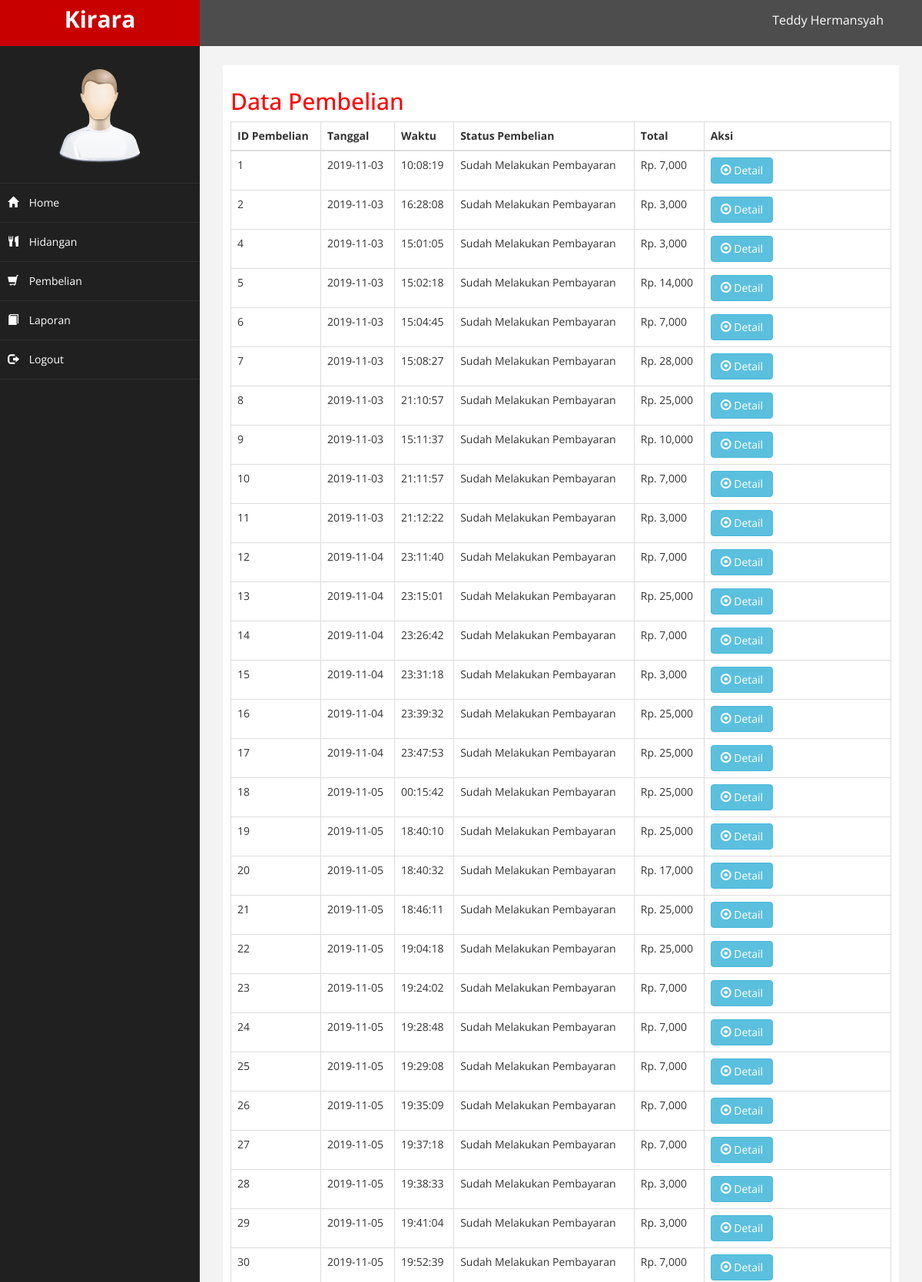
Page /admin/index.php?halaman=pembelian (signed in, upper part) on the committed database.
### tables this page shows
CREATE TABLE `pembelian` (
  `id_pembelian` int(11) NOT NULL,
  `tanggal_pembelian` date NOT NULL,
  `waktu_pembelian` time NOT NULL,
  `total_pembelian` int(11) NOT NULL,
  `status_pembelian` varchar(100) NOT NULL DEFAULT 'Proses Pembayaran'
);

### admin/pembelian.php (the view, shortened to what this page needs)
<h2>Data Pembelian</h2>
<table class="table table-bordered">
	<thead>
		<tr>
			<th>ID Pembelian</th>
			<th>Tanggal</th>
			<th>Waktu</th>
			<th>Status Pembelian</th>
			<th>Total</th>
			<th>Aksi</th>
		</tr>
	</thead>
	<tbody>
		<?php $ambil=$koneksi->query("SELECT * FROM pembelian"); ?>
		<?php while($pecah = $ambil->fetch_assoc()){ ?>
		<tr>
			<td><?php echo $pecah['id_pembelian']; ?></td>
			<td><?php echo $pecah['tanggal_pembelian']; ?></td>
			<td><?php echo $pecah['waktu_pembelian']; ?></td>
			<td><?php echo $pecah['status_pembelian']; ?></td>
			<td>Rp. <?php echo number_format($pecah['total_pembelian']); ?></td>
			<td>
				<a href="index.php?halaman=detail&id=<?php echo $pecah['id_pembelian']; ?>" class="btn btn-info"><i class="glyphicon glyphicon-record"></i> Detail</a>
			</td>
		</tr>
		<?php } ?>
	</tbody>
</table>

### admin/assets/css/custom.css (style rules this page uses)
body { font-family: 'Open Sans', sans-serif; }
h2 { color: #f00; }

### rows in the picture
pembelian: id_pembelian "1", tanggal_pembelian "2019-11-03", waktu_pembelian "10:08:19", status_pembelian "Sudah Melakukan Pembayaran", total_pembelian "7,000"
pembelian: id_pembelian "2", tanggal_pembelian "2019-11-03", waktu_pembelian "16:28:08", status_pembelian "Sudah Melakukan Pembayaran", total_pembelian "3,000"
pembelian: id_pembelian "4", tanggal_pembelian "2019-11-03", waktu_pembelian "15:01:05", status_pembelian "Sudah Melakukan Pembayaran", total_pembelian "3,000"
pembelian: id_pembelian "5", tanggal_pembelian "2019-11-03", waktu_pembelian "15:02:18", status_pembelian "Sudah Melakukan Pembayaran", total_pembelian "14,000"
pembelian: id_pembelian "6", tanggal_pembelian "2019-11-03", waktu_pembelian "15:04:45", status_pembelian "Sudah Melakukan Pembayaran", total_pembelian "7,000"
pembelian: id_pembelian "7", tanggal_pembelian "2019-11-03", waktu_pembelian "15:08:27", status_pembelian "Sudah Melakukan Pembayaran", total_pembelian "28,000"
pembelian: id_pembelian "8", tanggal_pembelian "2019-11-03", waktu_pembelian "21:10:57", status_pembelian "Sudah Melakukan Pembayaran", total_pembelian "25,000"
pembelian: id_pembelian "9", tanggal_pembelian "2019-11-03", waktu_pembelian "15:11:37", status_pembelian "Sudah Melakukan Pembayaran", total_pembelian "10,000"
pembelian: id_pembelian "10", tanggal_pembelian "2019-11-03", waktu_pembelian "21:11:57", status_pembelian "Sudah Melakukan Pembayaran", total_pembelian "7,000"
pembelian: id_pembelian "11", tanggal_pembelian "2019-11-03", waktu_pembelian "21:12:22", status_pembelian "Sudah Melakukan Pembayaran", total_pembelian "3,000"
pembelian: id_pembelian "12", tanggal_pembelian "2019-11-04", waktu_pembelian "23:11:40", status_pembelian "Sudah Melakukan Pembayaran", total_pembelian "7,000"
pembelian: id_pembelian "13", tanggal_pembelian "2019-11-04", waktu_pembelian "23:15:01", status_pembelian "Sudah Melakukan Pembayaran", total_pembelian "25,000"
pembelian: id_pembelian "14", tanggal_pembelian "2019-11-04", waktu_pembelian "23:26:42", status_pembelian "Sudah Melakukan Pembayaran", total_pembelian "7,000"
pembelian: id_pembelian "15", tanggal_pembelian "2019-11-04", waktu_pembelian "23:31:18", status_pembelian "Sudah Melakukan Pembayaran", total_pembelian "3,000"
pembelian: id_pembelian "16", tanggal_pembelian "2019-11-04", waktu_pembelian "23:39:32", status_pembelian "Sudah Melakukan Pembayaran", total_pembelian "25,000"
pembelian: id_pembelian "17", tanggal_pembelian "2019-11-04", waktu_pembelian "23:47:53", status_pembelian "Sudah Melakukan Pembayaran", total_pembelian "25,000"
pembelian: id_pembelian "18", tanggal_pembelian "2019-11-05", waktu_pembelian "00:15:42", status_pembelian "Sudah Melakukan Pembayaran", total_pembelian "25,000"
pembelian: id_pembelian "19", tanggal_pembelian "2019-11-05", waktu_pembelian "18:40:10", status_pembelian "Sudah Melakukan Pembayaran", total_pembelian "25,000"
pembelian: id_pembelian "20", tanggal_pembelian "2019-11-05", waktu_pembelian "18:40:32", status_pembelian "Sudah Melakukan Pembayaran", total_pembelian "17,000"
pembelian: id_pembelian "21", tanggal_pembelian "2019-11-05", waktu_pembelian "18:46:11", status_pembelian "Sudah Melakukan Pembayaran", total_pembelian "25,000"
pembelian: id_pembelian "22", tanggal_pembelian "2019-11-05", waktu_pembelian "19:04:18", status_pembelian "Sudah Melakukan Pembayaran", total_pembelian "25,000"
pembelian: id_pembelian "23", tanggal_pembelian "2019-11-05", waktu_pembelian "19:24:02", status_pembelian "Sudah Melakukan Pembayaran", total_pembelian "7,000"
pembelian: id_pembelian "24", tanggal_pembelian "2019-11-05", waktu_pembelian "19:28:48", status_pembelian "Sudah Melakukan Pembayaran", total_pembelian "7,000"
pembelian: id_pembelian "25", tanggal_pembelian "2019-11-05", waktu_pembelian "19:29:08", status_pembelian "Sudah Melakukan Pembayaran", total_pembelian "7,000"
pembelian: id_pembelian "26", tanggal_pembelian "2019-11-05", waktu_pembelian "19:35:09", status_pembelian "Sudah Melakukan Pembayaran", total_pembelian "7,000"
pembelian: id_pembelian "27", tanggal_pembelian "2019-11-05", waktu_pembelian "19:37:18", status_pembelian "Sudah Melakukan Pembayaran", total_pembelian "7,000"
pembelian: id_pembelian "28", tanggal_pembelian "2019-11-05", waktu_pembelian "19:38:33", status_pembelian "Sudah Melakukan Pembayaran", total_pembelian "3,000"
pembelian: id_pembelian "29", tanggal_pembelian "2019-11-05", waktu_pembelian "19:41:04", status_pembelian "Sudah Melakukan Pembayaran", total_pembelian "3,000"
pembelian: id_pembelian "30", tanggal_pembelian "2019-11-05", waktu_pembelian "19:52:39", status_pembelian "Sudah Melakukan Pembayaran", total_pembelian "7,000"
